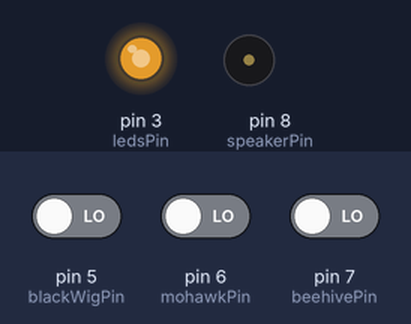
This sketch was run on a simulated Arduino Uno, built with avr-gcc and run on an emulated ATmega328P. Shown: output pins drawn as LEDs (lit = HIGH), buzzer (waves = sounding). Inputs (shaded band) come from the test bench; at power-on: pin 5 (blackWigPin) LOW, pin 6 (mohawkPin) LOW, pin 7 (beehivePin) LOW.

Above: at 3.1 s.
3.2 s: pin 5 (blackWigPin) driven HIGH
At 4.48 s:
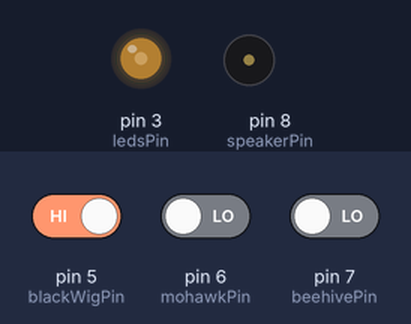
At 5.9 s:
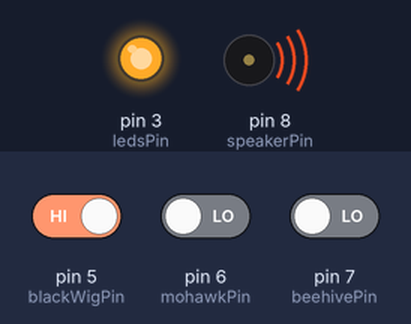
Timing chart, 0 to 13.2 s (numbered marks = the images above; inputs shaded):
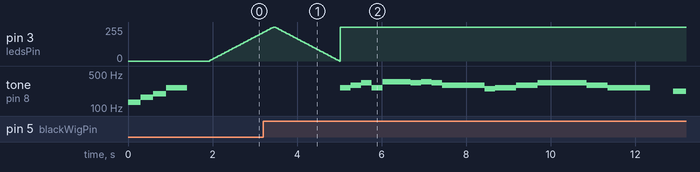

Measured:
- after the input at 3.2 s, tone on pin 8 (speakerPin): plays 262 Hz for 0.25 s, 294 Hz for 0.25 s, 330 Hz for 0.25 s, 262 Hz for 0.25 s, 349 Hz for 0.67 s, 330 Hz for 0.25 s … (16 notes in this stretch), starting after 1.8 s

The sketch:

singing_pig.ino
```cpp
/*
  Singing Pig
  by Becky Stewart
  December 2011
*/

#include "pitches.h"

// pins
int ledsPin = 3;
int blackWigPin = 5;
int mohawkPin = 6;
int beehivePin = 7;
int speakerPin = 8;

// Bad Romance - 29
int brNotes[] = {
  NOTE_C4, NOTE_D4, NOTE_E4, NOTE_C4, NOTE_F4,
  NOTE_E4, NOTE_F4, NOTE_E4, NOTE_D4, NOTE_B3,
  NOTE_C4, NOTE_D4, NOTE_E4, NOTE_E4, NOTE_E4,
  NOTE_D4, NOTE_C4,

  NOTE_A3, NOTE_A3, NOTE_E4, NOTE_E4, NOTE_F4,
  NOTE_E4, NOTE_A3, NOTE_A3, NOTE_E4, NOTE_E4,
  NOTE_F4,NOTE_E4
};

int brDurations[] = {
  8, 8, 8, 8, 3,
  8, 8, 8, 2, 8,
  4, 4, 3, 8, 8,
  4, 2,

  4, 4, 8, 8, 8,
  8, 8, 4, 8, 8,
  8, 8
};

int brRests[] = {
  0, 0, 0, 0, 0,
  0, 0, 0, 0, 0,
  0, 0, 0, 0, 0,
  0, 550,

  0, 0, 0, 0, 0,
  120, 0, 0, 0, 0,
  0, 0
};

// Super Bass - 42
int sbNotes[] = {
  NOTE_FS3, NOTE_GS3, NOTE_B3, NOTE_CS4,NOTE_DS4,
  NOTE_CS4, NOTE_B3, NOTE_B3, NOTE_CS4, NOTE_GS3,
  NOTE_FS3,

  NOTE_FS3, NOTE_GS3, NOTE_B3, NOTE_CS4,NOTE_DS4,
  NOTE_CS4, NOTE_B3, NOTE_B3, NOTE_CS4, NOTE_GS3,
  NOTE_FS3,

  NOTE_B3, NOTE_B3, NOTE_B3, NOTE_B3, NOTE_B3,
  NOTE_B3, NOTE_B3, NOTE_B3, NOTE_GS3, NOTE_FS3,

  NOTE_B3, NOTE_B3, NOTE_B3, NOTE_B3, NOTE_B3,
  NOTE_B3, NOTE_B3, NOTE_B3, NOTE_GS3, NOTE_FS3
};

int sbDurations[] = {
  8, 8, 8, 8, 4,
  4, 8, 8, 8, 4,
  4,

  8, 8, 8, 8, 4,
  4, 8, 8, 8, 4,
  4,

  8, 16, 8, 8, 8,
  16, 8, 8, 8, 4,

  8, 16, 8, 8, 8,
  16, 8, 8, 8, 4
};

int sbRests[] = {
  0, 0, 0, 0, 0,
  0, 0, 0, 0, 0,
  300,

  0, 0, 0, 0, 0,
  0, 0, 0, 0, 0,
  200,

  10, 10, 10, 10, 10,
  10, 10, 10, 10, 400,

  10, 10, 10, 10, 10,
  10, 10, 10, 10, 0
};


// Tik Tok - 43
int ttNotes[] = {
  NOTE_G4, NOTE_F4, NOTE_F4, NOTE_F4, NOTE_F4,
  NOTE_F4, NOTE_F4, NOTE_F4, NOTE_F4, NOTE_F4,
  NOTE_F4, NOTE_F4,

  NOTE_G4, NOTE_F4, NOTE_F4, NOTE_F4, NOTE_F4,
  NOTE_F4, NOTE_F4, NOTE_F4, NOTE_F4, NOTE_E4,
  NOTE_D4,

  NOTE_G4, NOTE_F4, NOTE_F4, NOTE_F4, NOTE_F4,
  NOTE_F4, NOTE_F4, NOTE_F4, NOTE_F4, NOTE_F4,
  NOTE_F4, NOTE_D4, NOTE_D4, NOTE_D4, NOTE_D4,
  NOTE_A4, NOTE_D4, NOTE_D4, NOTE_D4, NOTE_A4
};

int ttDurations[] = {
  4, 4, 8, 8, 4,
  8, 8, 8, 8, 8,
  8, 4,

  4, 4, 8, 8, 4,
  8, 8, 8, 8, 4,
  4,

  4, 4, 8, 8, 4,
  8, 8, 8, 8, 4,
  4, 4, 6, 6, 6,
  4, 6, 6, 6, 4
};

int ttRests[] = {
  0, 0, 0, 0, 0,
  0, 0, 0, 0, 0,
  0, 50,

  0, 0, 0, 0, 0,
  0, 0, 0, 0, 0,
  0,

  0, 0, 0, 0, 0,
  0, 0, 0, 0, 0,
  50, 50, 50, 0, 110,
  50, 50, 50, 0, 0
};

void setup() {
 pinMode(ledsPin, OUTPUT);
 pinMode(blackWigPin, INPUT);
 pinMode(beehivePin, INPUT);
 pinMode(mohawkPin, INPUT);

 // startup tune
 tone(speakerPin, NOTE_C3, 300);
 delay(300);
 tone(speakerPin, NOTE_E3, 300);
 delay(300);
 tone(speakerPin, NOTE_G3, 300);
 delay(300);
 tone(speakerPin, NOTE_C4, 500);
 delay(1000);
}


void loop() {
  int blackWigValue = digitalRead(blackWigPin);
  int beehiveValue = digitalRead(beehivePin);
  int mohawkValue = digitalRead(mohawkPin);

  if (beehiveValue) {
    // play Tik Tok song
    for(int i=0; i<43; i++){
      digitalWrite(ledsPin, HIGH);
      int noteDuration = 2000/ttDurations[i];
      tone(speakerPin, ttNotes[i], noteDuration);
      delay(noteDuration + ttRests[i]);
    }
    // turn off eyes
    digitalWrite(ledsPin, LOW);
    // wait 4 seconds before playing again
    delay(4000);
  }
  if (mohawkValue) {
    // play Super Bass song
    for(int i=0; i<42; i++){
      digitalWrite(ledsPin, HIGH);
      int noteDuration = 2000/sbDurations[i];
      tone(speakerPin, sbNotes[i], noteDuration);
      delay(noteDuration + sbRests[i]);
    }
    // turn off eyes
    digitalWrite(ledsPin, LOW);
    // wait 4 seconds before playing again
    delay(4000);
  }
  if (blackWigValue) {
    // play Bad Romance song
    for(int i=0; i<29; i++){
      digitalWrite(ledsPin, HIGH);
      int noteDuration = 2000/brDurations[i];
      tone(speakerPin, brNotes[i], noteDuration);
      delay(noteDuration + brRests[i]);
    }
    // turn off eyes
    digitalWrite(ledsPin, LOW);
    // wait 4 seconds before playing again
    delay(4000);
  }

  // no wigs on
  else {
   for(int fadeValue = 0 ; fadeValue <= 255; fadeValue +=5) {
      // sets the value (range from 0 to 255):
      analogWrite(ledsPin, fadeValue);
      // wait for 30 milliseconds to see the dimming effect
      delay(30);
    }

    // fade out from max to min in increments of 5 points:
    for(int fadeValue = 255 ; fadeValue >= 0; fadeValue -=5) {
      // sets the value (range from 0 to 255):
      analogWrite(ledsPin, fadeValue);
      // wait for 30 milliseconds to see the dimming effect
      delay(30);
    }
  }
}
```

pitches.h
```cpp
/*************************************************
 * Public Constants
 *************************************************/

#define NOTE_B0  31
#define NOTE_C1  33
#define NOTE_CS1 35
#define NOTE_D1  37
#define NOTE_DS1 39
#define NOTE_E1  41
#define NOTE_F1  44
#define NOTE_FS1 46
#define NOTE_G1  49
#define NOTE_GS1 52
#define NOTE_A1  55
#define NOTE_AS1 58
#define NOTE_B1  62
#define NOTE_C2  65
#define NOTE_CS2 69
#define NOTE_D2  73
#define NOTE_DS2 78
#define NOTE_E2  82
#define NOTE_F2  87
#define NOTE_FS2 93
#define NOTE_G2  98
#define NOTE_GS2 104
#define NOTE_A2  110
#define NOTE_AS2 117
#define NOTE_B2  123
#define NOTE_C3  131
#define NOTE_CS3 139
#define NOTE_D3  147
#define NOTE_DS3 156
#define NOTE_E3  165
#define NOTE_F3  175
#define NOTE_FS3 185
#define NOTE_G3  196
#define NOTE_GS3 208
#define NOTE_A3  220
#define NOTE_AS3 233
#define NOTE_B3  247
#define NOTE_C4  262
#define NOTE_CS4 277
#define NOTE_D4  294
#define NOTE_DS4 311
#define NOTE_E4  330
#define NOTE_F4  349
#define NOTE_FS4 370
#define NOTE_G4  392
#define NOTE_GS4 415
#define NOTE_A4  440
#define NOTE_AS4 466
#define NOTE_B4  494
#define NOTE_C5  523
#define NOTE_CS5 554
#define NOTE_D5  587
#define NOTE_DS5 622
#define NOTE_E5  659
#define NOTE_F5  698
#define NOTE_FS5 740
#define NOTE_G5  784
#define NOTE_GS5 831
#define NOTE_A5  880
#define NOTE_AS5 932
#define NOTE_B5  988
#define NOTE_C6  1047
#define NOTE_CS6 1109
#define NOTE_D6  1175
#define NOTE_DS6 1245
#define NOTE_E6  1319
#define NOTE_F6  1397
#define NOTE_FS6 1480
#define NOTE_G6  1568
#define NOTE_GS6 1661
#define NOTE_A6  1760
#define NOTE_AS6 1865
#define NOTE_B6  1976
#define NOTE_C7  2093
#define NOTE_CS7 2217
#define NOTE_D7  2349
#define NOTE_DS7 2489
#define NOTE_E7  2637
#define NOTE_F7  2794
#define NOTE_FS7 2960
#define NOTE_G7  3136
#define NOTE_GS7 3322
#define NOTE_A7  3520
#define NOTE_AS7 3729
#define NOTE_B7  3951
#define NOTE_C8  4186
#define NOTE_CS8 4435
#define NOTE_D8  4699
#define NOTE_DS8 4978
```
